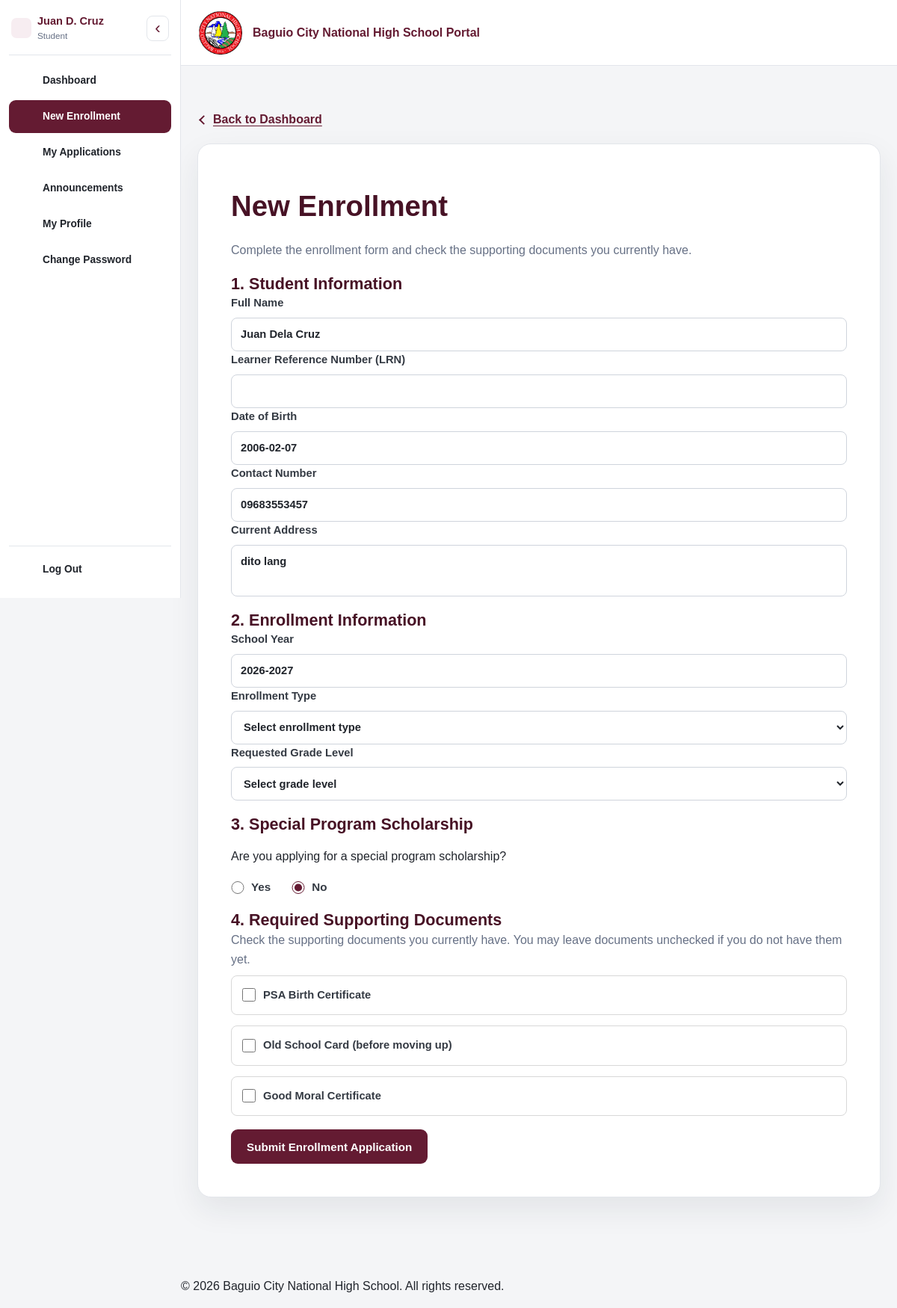
The page /student/new_enrollment.php (signed in) on the database its author committed.
### tables this page shows
CREATE TABLE `students` (
  `student_id` int(10) UNSIGNED NOT NULL,
  `user_id` int(10) UNSIGNED NOT NULL,
  `lrn` varchar(20) DEFAULT NULL,
  `first_name` varchar(100) NOT NULL,
  `middle_name` varchar(100) DEFAULT NULL,
  `last_name` varchar(100) NOT NULL,
  `birth_date` date DEFAULT NULL,
  `birthplace` varchar(150) DEFAULT NULL,
  `sex` enum('Male','Female','Prefer not to say') DEFAULT NULL,
  `civil_status` varchar(40) DEFAULT NULL,
  `nationality` varchar(80) DEFAULT NULL,
  `religion` varchar(100) DEFAULT NULL,
  `indigenous_people_status` enum('Yes','No') DEFAULT NULL,
  `indigenous_people_group` varchar(150) DEFAULT NULL,
  `is_pwd` enum('Yes','No') DEFAULT NULL,
  `disability_details` varchar(255) DEFAULT NULL,
  `contact_number` varchar(30) DEFAULT NULL,
  `current_address` text DEFAULT NULL,
  `permanent_address` text DEFAULT NULL,
  `current_grade_level_id` int(10) UNSIGNED DEFAULT NULL,
  `current_section_id` int(10) UNSIGNED DEFAULT NULL,
  `readmission_status` enum('Eligible','Not Eligible') NOT NULL DEFAULT 'Eligible',
  `created_at` timestamp NOT NULL DEFAULT current_timestamp(),
  `updated_at` timestamp NULL DEFAULT NULL ON UPDATE current_timestamp()
);

CREATE TABLE `school_years` (
  `school_year_id` int(10) UNSIGNED NOT NULL,
  `school_year` varchar(20) NOT NULL,
  `start_date` date DEFAULT NULL,
  `end_date` date DEFAULT NULL,
  `status` enum('Active','Inactive','Completed') NOT NULL DEFAULT 'Inactive'
);

### includes/functions.php (called while the page is built, shortened)
<?php
function e(?string $value): string
{
    return htmlspecialchars($value ?? '', ENT_QUOTES, 'UTF-8');
}
function current_user(): ?array
{
    return $_SESSION['user'] ?? null;
}

### student/new_enrollment.php (the view, shortened to what this page needs)
<?php
require_once __DIR__ . '/../includes/bootstrap.php';
$userId = (int) current_user()['user_id'];
$success = '';
$studentQuery = $pdo->prepare(
    'SELECT student_id, lrn, first_name, middle_name, last_name,
            birth_date, contact_number, current_address
     FROM students
     WHERE user_id = :user_id
     LIMIT 1'
);
$studentQuery->execute(['user_id' => $userId]);
$student = $studentQuery->fetch();
$yearQuery = $pdo->query(
    "SELECT school_year_id, school_year
     FROM school_years
     WHERE status = 'Active'
     ORDER BY school_year_id DESC
     LIMIT 1"
);
$schoolYear = $yearQuery->fetch();
$requiredDocuments = [
    'PSA Birth Certificate',
    'Old School Card (before moving up)',
    'Good Moral Certificate'
];
$values = [
    'lrn' => $student['lrn'] ?? '',
    'enrollment_type' => '',
    'requested_grade_level_id' => '',
    'scholarship' => 'No',
    'program_id' => '',
    'available_documents' => []
];
require_once __DIR__ . '/../includes/header.php';
?>
<div class="portal-back-row">
    <a href="<?= BASE_URL ?>/student/dashboard.php"
    class="portal-back-link">
    Back to Dashboard
    </a>
</div>
<section class="form-card form-card-wide">
    <h1>New Enrollment</h1>
    <p class="muted">
        Complete the enrollment form and check the supporting documents you currently have.
    </p>
    <?php if (!$success): ?>
    <form method="post" class="form-grid">
        <h2>1. Student Information</h2>
        <label>
            Full Name
            <input type="text"
                value="<?= e(trim(
                    $student['first_name'] . ' ' .
                    ($student['middle_name'] ? $student['middle_name'] . ' ' : '') .
                    $student['last_name']
                )) ?>"
                readonly>
        </label>
        <label>
            Learner Reference Number (LRN)
            <input type="text" name="lrn" maxlength="20"
                value="<?= e($values['lrn']) ?>" required>
        </label>
        <label>
            Date of Birth
            <input type="text"
                value="<?= e($student['birth_date'] ?? '') ?>"
                readonly>
        </label>
        <label>
            Contact Number
            <input type="text"
                value="<?= e($student['contact_number'] ?? '') ?>"
                readonly>
        </label>
        <label>
            Current Address
            <textarea rows="2" readonly><?= e($student['current_address'] ?? '') ?></textarea>
        </label>
        <h2>2. Enrollment Information</h2>
        <label>
            School Year
            <input type="text"
                value="<?= e($schoolYear['school_year']) ?>"
                readonly>
        </label>
        <label>
            Enrollment Type
            <select name="enrollment_type" required>
                <option value="">Select enrollment type</option>
            </select>
        </label>
        <label>
            Requested Grade Level
            <select name="requested_grade_level_id" required>
                <option value="">Select grade level</option>
            </select>
        </label>
        <h2>3. Special Program Scholarship</h2>
        <p>
            Are you applying for a special program scholarship?
        </p>
        <div class="radio-options">
            <label class="radio-option">
                <input type="radio"
                    name="scholarship"
                    value="Yes"
                    <?= $values['scholarship'] === 'Yes' ? 'checked' : '' ?>>
                <span>Yes</span>
            </label>
            <label class="radio-option">
                <input type="radio"
                    name="scholarship"
                    value="No"
                    <?= $values['scholarship'] === 'No' ? 'checked' : '' ?>>
                <span>No</span>
            </label>
        </div>
        <h2>4. Required Supporting Documents</h2>
        <p class="muted">
            Check the supporting documents you currently have. You may leave
            documents unchecked if you do not have them yet.
        </p>
        <div class="document-checklist">
            <?php foreach ($requiredDocuments as $index => $document): ?>
                <?php $isSelected = in_array((string) $index, $values['available_documents'], true); ?>
                <div class="document-checklist-item">
                    <label class="document-checkbox">
                        <input type="checkbox"
                            name="available_documents[]"
                            value="<?= $index ?>"
                            <?= $isSelected ? 'checked' : '' ?>>
                        <span><?= e($document) ?></span>
                    </label>
                </div>
            <?php endforeach; ?>
        </div>
        <div class="form-actions">
            <button type="submit" class="button button-primary">
                Submit Enrollment Application
            </button>
        </div>
    </form>
    <?php endif; ?>
</section>
<?php require_once __DIR__ . '/../includes/footer.php'; ?>

### includes/sidebar.php (shortened to what this page needs)
<?php
$sidebarUser = $user ?? current_user();
$sidebarRole = $sidebarUser['role_name'] ?? '';
$sidebarUserId = (int) ($sidebarUser['user_id'] ?? 0);
$sidebarPage = basename($_SERVER['PHP_SELF'] ?? '');
$sidebarRoleIcon = match ($sidebarRole) {
    'School Registrar' => 'student-record',
    'Student' => 'graduation',
    'Teacher' => 'subject',
    'System Administrator' => 'shield',
    'Scholarship Coordinator' => 'award',
    'Enrollment Committee' => 'users',
    default => null
};
$sidebarLinks = [];
$sidebarHeading = 'Navigation';
$sidebarDisplayName = '';
if ($sidebarRole === 'Student' && $sidebarUserId > 0) {
    $nameQuery = $pdo->prepare('SELECT first_name, middle_name, last_name FROM students WHERE user_id = :user_id LIMIT 1');
    $nameQuery->execute(['user_id' => $sidebarUserId]);
    $profileName = $nameQuery->fetch(PDO::FETCH_ASSOC);
    if ($profileName) {
        $middleInitial = '';
        if (!empty($profileName['middle_name'])) {
            $middleName = trim($profileName['middle_name']);
            $middleInitial = (function_exists('mb_substr') ? mb_substr($middleName, 0, 1, 'UTF-8') : substr($middleName, 0, 1)) . '.';
        }
        $sidebarDisplayName = trim($profileName['first_name'] . ' ' . ($middleInitial !== '' ? $middleInitial . ' ' : '') . $profileName['last_name']);
    }
}
$sidebarAdd = static function (string $label, string $url, string $page, string $icon) use (&$sidebarLinks): void {
    $sidebarLinks[] = ['label' => $label, 'url' => $url, 'pages' => [$page], 'icon' => $icon];
};
if ($sidebarRole === 'System Administrator') {
    $sidebarHeading = 'System Administrator';
    $sidebarAdd('Dashboard', '/admin/dashboard.php', 'dashboard.php', 'dashboard');
    $sidebarAdd('User Management', '/admin/user_management.php', 'user_management.php', 'users');
    $sidebarAdd('Student Records', '/admin/student_records.php', 'student_records.php', 'student-record');
    $sidebarAdd('Teacher and Staff Records', '/admin/staff_records.php', 'staff_records.php', 'staff-record');
} elseif ($sidebarRole === 'Student') {
    $sidebarHeading = $sidebarDisplayName;
} else {
    $sidebarAdd('Home', '/index.php', 'index.php', 'dashboard');
    $sidebarAdd('Announcements', '/announcements.php', 'announcements.php', 'announcement');
    $sidebarAdd('Log In', '/login.php', 'login.php', 'profile');
    $sidebarAdd('How to Register?', '/register.php', 'register.php', 'new-enrollment');
}
$sidebarRelatedPages = [
    'enrollment_review.php' => ['review_application.php'],
    'my_applications.php' => ['edit_enrollment.php', 'scholarship_application.php'],
    'scholarship_programs.php' => ['add_scholarship_program.php', 'edit_scholarship_program.php'],
    'student_records.php' => ['student_records_report.php'],
    'staff_records.php' => ['staff_records_report.php'],
];
?>
<aside class="main-sidebar" id="mainSidebar" aria-label="Portal menu" aria-hidden="true" inert>
    <div class="main-sidebar-header sidebar-heading">
        <div class="sidebar-role-identity">
            <?php if ($sidebarRoleIcon): ?>
                <span class="sidebar-nav-icon sidebar-role-icon" aria-hidden="true"><?= $sidebarIcons[$sidebarRoleIcon] ?></span>
            <?php endif; ?>
            <div class="sidebar-identity-text">
                <h2><?= e($sidebarHeading) ?></h2>
                <?php if ($sidebarUser && $sidebarHeading !== $sidebarRole): ?>
                    <p><?= e($sidebarRole) ?></p>
                <?php endif; ?>
            </div>
        </div>
        <button type="button" class="sidebar-compact-toggle" id="sidebarCompactToggle"
                aria-label="Collapse navigation" title="Collapse navigation"
                aria-controls="portalNavigationLinks" aria-expanded="true">
            <span aria-hidden="true">&lsaquo;</span>
        </button>
    </div>
    <nav class="main-sidebar-nav" id="portalNavigationLinks" aria-label="Portal navigation">
        <?php foreach ($sidebarLinks as $link): ?>
            <?php
            $sidebarLinkPage = $link['pages'][0];
            $isCurrentPage = $sidebarPage === $sidebarLinkPage;
            $isActive = $isCurrentPage || in_array($sidebarPage, $sidebarRelatedPages[$sidebarLinkPage] ?? [], true);
            ?>
            <a href="<?= BASE_URL . $link['url'] ?>" class="sidebar-nav-link <?= $isActive ? 'active' : '' ?>"
               aria-label="<?= e($link['label']) ?>" title="<?= e($link['label']) ?>"
               <?= $isActive ? 'aria-current="' . ($isCurrentPage ? 'page' : 'location') . '"' : '' ?>>
                <span class="sidebar-nav-icon"><?= $sidebarIcons[$link['icon']] ?></span>
                <span class="sidebar-nav-text"><?= e($link['label']) ?></span>
            </a>
        <?php endforeach; ?>
    </nav>
    <?php if ($sidebarUser): ?>
        <div class="main-sidebar-footer">
            <a href="#" class="nav-logout" data-logout-trigger aria-label="Log Out" title="Log Out">
                <span class="sidebar-nav-icon"><?= $sidebarIcons['logout'] ?></span>
                <span class="sidebar-nav-text">Log Out</span>
            </a>
        </div>
    <?php endif; ?>
</aside>

### assets/css/responsive.css (style rules this page uses)
html, body { min-width: 0; max-width: 100%; }
.page-container, .form-card, .dashboard-card, .welcome-banner, .hero, .table-container { min-width: 0; }
.page-container > * { min-width: 0; max-width: 100%; }
.page-container :where(h1, h2, h3, p, li, td, th, label, dd, .muted), .brand span { overflow-wrap: anywhere; }
input, select, textarea { max-width: 100%; }
.form-grid, .form-row, .form-actions, .hero-actions { min-width: 0; }
button, .button, input[type="submit"], input[type="button"] { touch-action: manipulation; }

### rows shown on the page
students: sidebarHeading "Juan D. Cruz", first_name+middle_name+last_name "Juan Dela Cruz", birth_date "2006-02-07", contact_number "09683553457", current_address "dito lang", lrn "☐ Yes", lrn "☑ No"
school_years: school_year "2026-2027"

### other values the page prints
$sidebarRole "Student"
$link['label'] "Dashboard"
$link['label'] "New Enrollment"
$link['label'] "My Applications"
$link['label'] "Announcements"
$link['label'] "My Profile"
$link['label'] "Change Password"
$document "PSA Birth Certificate"
$document "Old School Card (before moving up)"
$document "Good Moral Certificate"
